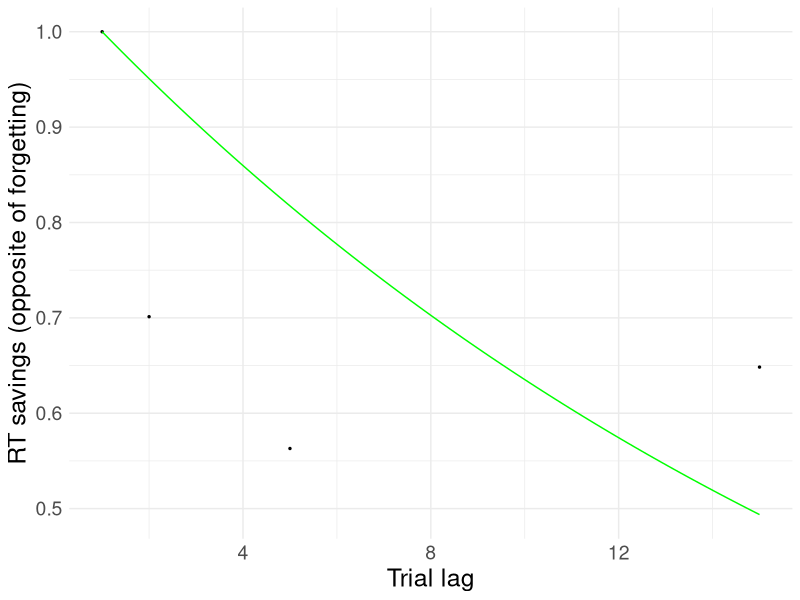

This chart was generated by the following R code:
# Approximates the tau parameter of an exponential forgetting function 
# based on data from Woltz 1990, Table 2, synonym repetitions

cat("\014") # Konsole bereinigen
rm(list = ls())

library(ggplot2)
library(readxl)
dataf <- read_excel("Woltz1990_Table2.xlsx")

# Set basic function
expFunc <- function(x,tau){1/exp((x-1)/tau)}

# Fit hyperbolic function parameters
y <- dataf$LS_rescaled
x <- dataf$Trial_lag
expFuncFitted <- nls(y ~ expFunc(x, tau), start=list(tau=10), control=list(maxiter=200))

coef(expFuncFitted)["tau"]

expFunc <- function(x){1/exp((x-1)/coef(expFuncFitted)["tau"])}
ggplot(data=dataf, aes(x = Trial_lag, y = LS_rescaled))  +
  geom_point(size = 0.5) +
  stat_function(fun = expFunc, colour = "green" , size = 0.5) +
  theme_minimal() + theme(axis.text=element_text(size=14), axis.title=element_text(size=18)) +
  labs(x = "Trial lag", y = "RT savings (opposite of forgetting)")